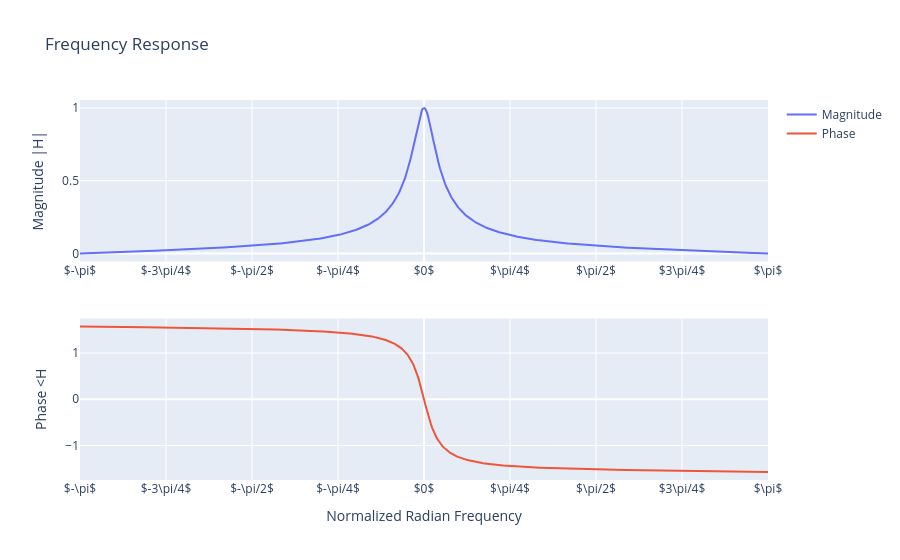

Notebook code for this chart:
### Markdown cell above
1.3 Let's see the frequency response of this filter:

### Code cell
from scipy import signal

r = 0.9
G = (1-r)/2

b = np.array([1,1]) 
a = np.array([1, -r])   

w = np.linspace(-np.pi,np.pi, 800)
ejw = np.exp(-1j * w)
H = G * (b[0] + b[1] * ejw) / (a[0] + a[1] * ejw)

plot_frequency_response(w,H)

### Figure 1 — Plotly figure (JSON) as saved in the notebook; plotly's stock layout.template omitted (floating-point values rounded to 4 significant figures; data arrays with more than 128 entries replaced by an {"elided": "..."} marker saying what was removed)
{"data": [{"name": "Magnitude", "type": "scatter", "x": {"elided": "800 float values"}, "xaxis": "x", "y": {"elided": "800 float values"}, "yaxis": "y"}, {"name": "Phase", "type": "scatter", "x": {"elided": "800 float values"}, "xaxis": "x2", "y": {"elided": "800 float values"}, "yaxis": "y2"}], "layout": {"title": {"text": "Frequency Response"}, "xaxis": {"anchor": "y", "domain": [0, 1], "tickmode": "array", "ticktext": ["$-\\pi$", "$-3\\pi/4$", "$-\\pi/2$", "$-\\pi/4$", "$0$", "$\\pi/4$", "$\\pi/2$", "$3\\pi/4$", "$\\pi$"], "tickvals": [-3.142, -2.356, -1.571, -0.7854, 0, 0.7854, 1.571, 2.356, 3.142]}, "xaxis2": {"anchor": "y2", "domain": [0, 1], "tickmode": "array", "ticktext": ["$-\\pi$", "$-3\\pi/4$", "$-\\pi/2$", "$-\\pi/4$", "$0$", "$\\pi/4$", "$\\pi/2$", "$3\\pi/4$", "$\\pi$"], "tickvals": [-3.142, -2.356, -1.571, -0.7854, 0, 0.7854, 1.571, 2.356, 3.142], "title": {"text": "Normalized Radian Frequency"}}, "yaxis": {"anchor": "x", "domain": [0.575, 1], "title": {"text": "Magnitude |H|"}}, "yaxis2": {"anchor": "x2", "domain": [0, 0.425], "title": {"text": "Phase <H"}}}}
